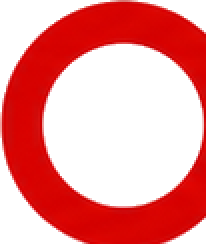
#> input picture assets/motion/threadify-fc/assets/fc-ring.png, 103 x 122 px (shown 2 times larger); its folder holds only this picture in this run
$ python -i frames.py   (imports and definitions only)
#> lines starting #> are read from the running program, lines starting #| are printed output that depends on the picture
#> further down, picture is the input picture: PIL image 103x122 RGBA; mean R, G, B, A 236, 144.5, 144, 115.2
"""Frame extraction: contact sheets at cut boundaries, sharp face-reference frames."""

from __future__ import annotations

from pathlib import Path

from PIL import Image, ImageFilter

from eddy import log
from eddy.edit.schema import Edl
from eddy.media.ffmpeg import run_ffmpeg


# [43 lines left out: functions extract_frame, boundary_contact_sheet, not called in this run]


def laplacian_sharpness(img: Image.Image) -> float:
    gray = img.convert("L").filter(ImageFilter.FIND_EDGES)
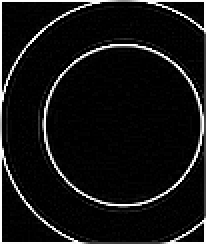
#> gray: PIL image 103x122 L (shown 2 times larger); min 0, max 255, mean 20.1
    hist = gray.histogram()
#> hist = 256 values, max 6592 at index 0, min 0 at index 94, mean 49.09
    total = sum(hist)
#> total = 12566
    mean = sum(i * c for i, c in enumerate(hist)) / max(1, total)
#> mean = 20.09
    var = sum(c * (i - mean) ** 2 for i, c in enumerate(hist)) / max(1, total)
#> var = 3635.3
    return var


# [24 lines left out: function face_reference_frames, not called in this run]

>>> from PIL import Image
>>> picture = Image.open('../../../assets/motion/threadify-fc/assets/fc-ring.png')
>>> result = laplacian_sharpness(picture)
#> result = 3635.3

$ run again, on assets/motion/threadify-fc/assets/threadify-needle.png
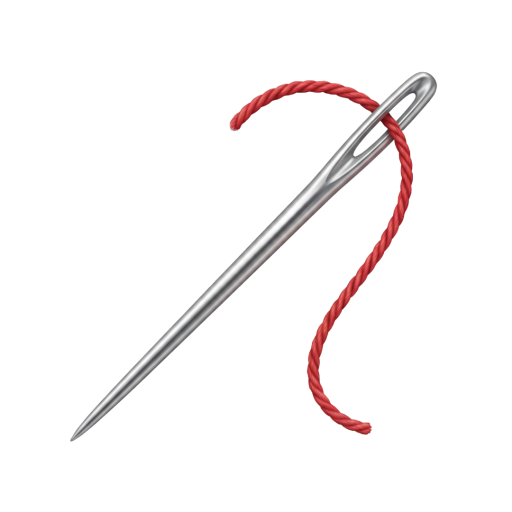
#> input picture assets/motion/threadify-fc/assets/threadify-needle.png, 1024 x 1024 px (shown at 1/2 size)
#> picture is the input picture: PIL image 1024x1024 RGBA; mean R, G, B, A 12, 8.8, 8.9, 16.3
#> in laplacian_sharpness, `gray = img.convert("L").filter(ImageFilter.FIND_EDGES)`:
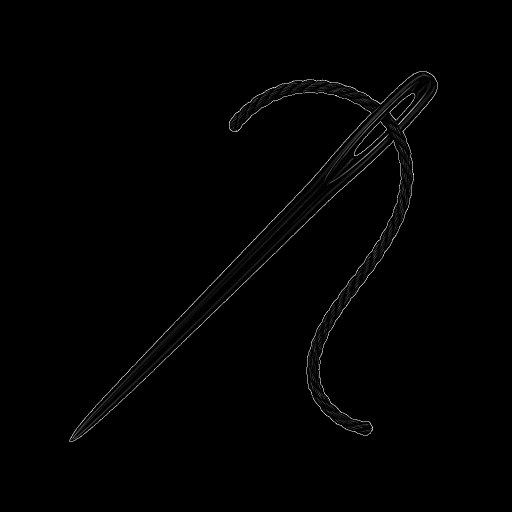
#> gray: PIL image 1024x1024 L (shown at 1/2 size); min 0, max 255, mean 1.9
#> hist = 256 values, max 1013198 at index 0, min 1 at index 241, mean 4096
#> total = 1048576
#> mean = 1.93
#> var = 315.7
